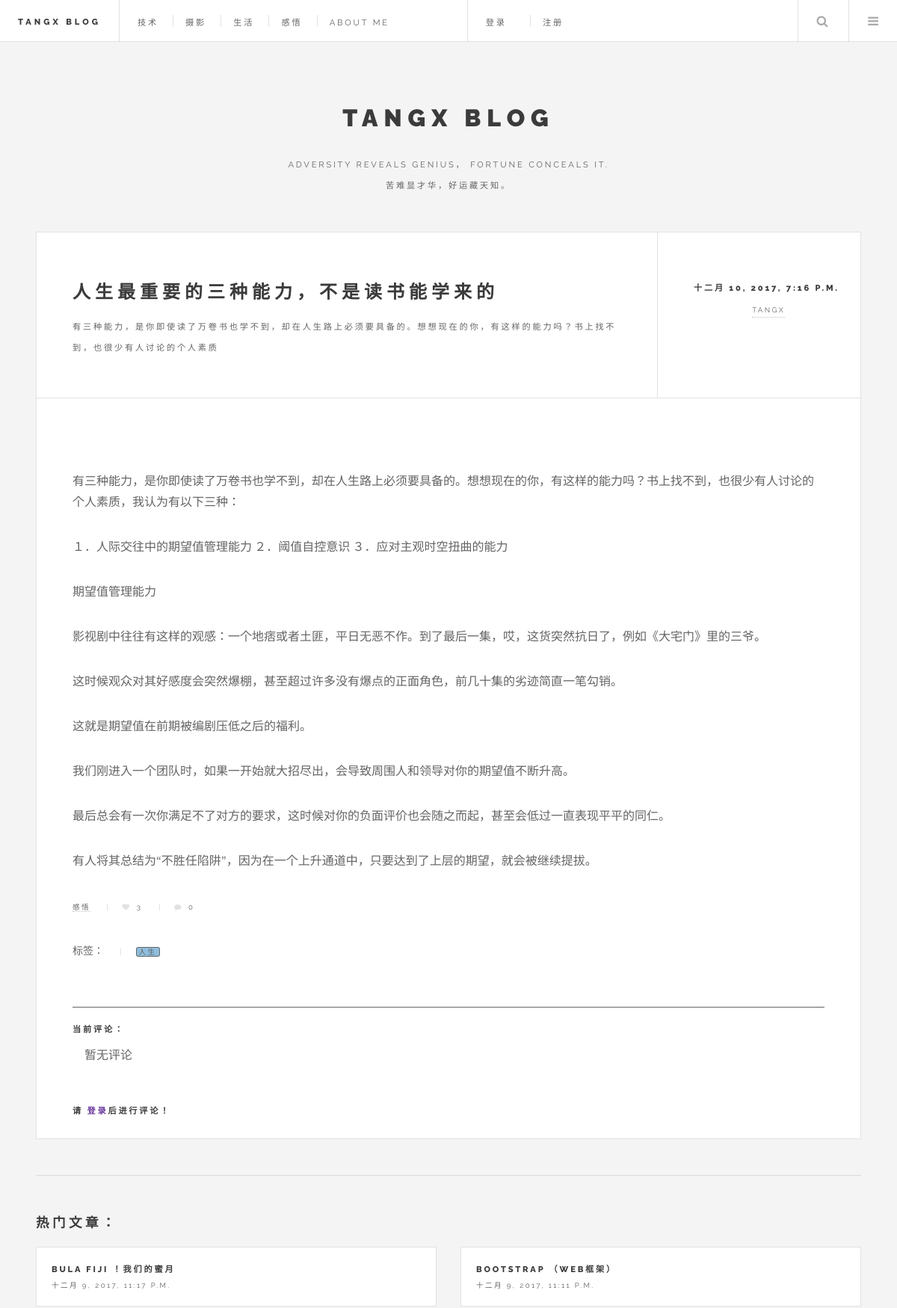
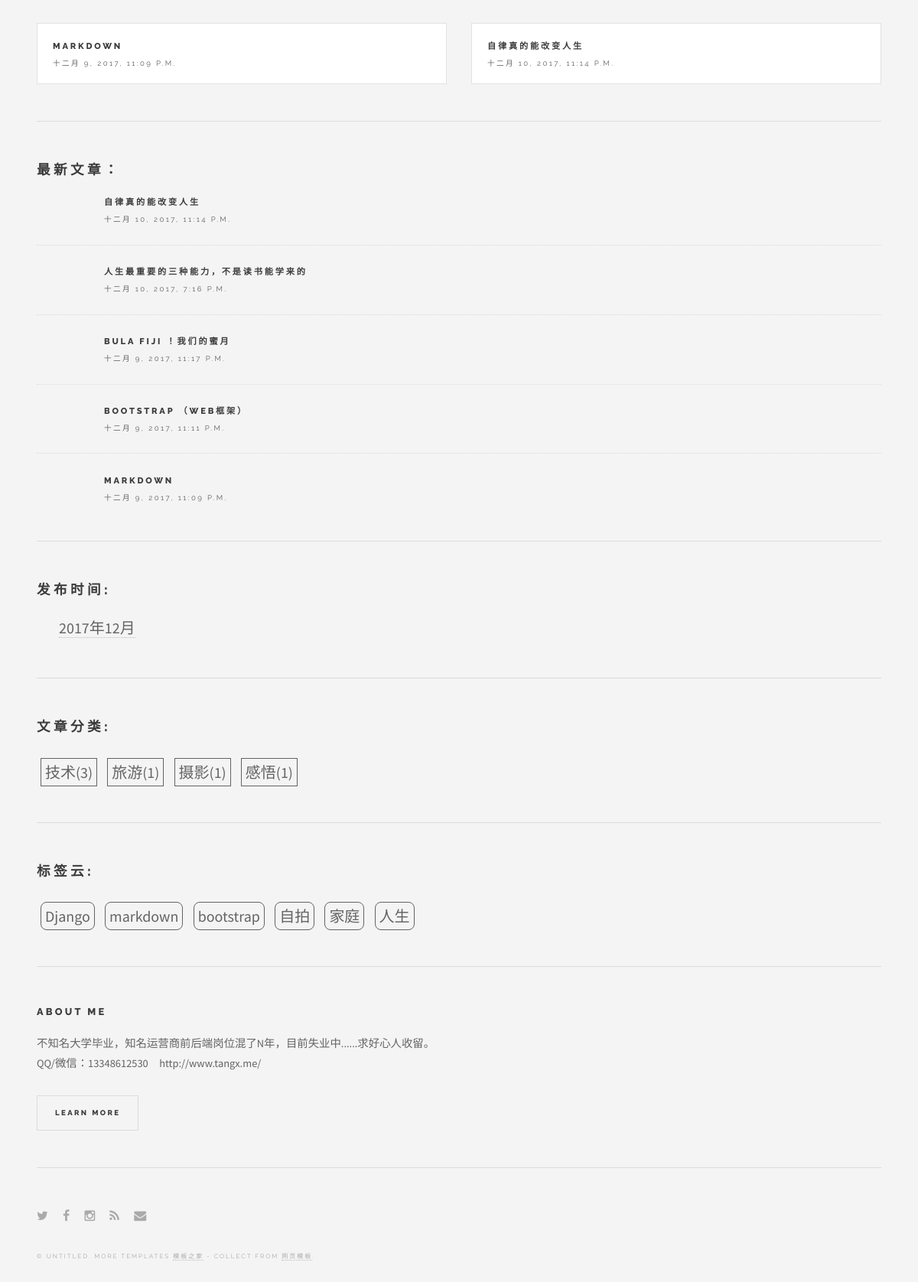
/post/5/, run on the app's committed database (2 pictures, top to bottom).
### blog/models.py (models this page shows, shortened)
class Post(models.Model):
    title = models.CharField(max_length=100)
    body = models.TextField()
    created_time = models.DateTimeField(auto_now_add=True)
    modified_time = models.DateTimeField(auto_now=True)
    excerpt = models.CharField(max_length=200,blank=True)
    category = models.ForeignKey('Category')
    tags = models.ManyToManyField('Tag')
    author = models.ForeignKey(User)
    views = models.PositiveIntegerField(default=0)
    img = models.ImageField(upload_to='avatar/post/%Y/%m/%d/',default='post.jpg')
    class Meta:
        ordering=['-created_time']
    def get_absolute_url(self):
        return reverse('blog:detail',kwargs={'pk':self.pk})
    def increase_views(self):
        self.views += 1
        self.save(update_fields=['views'])
    def save(self,*args,**kwargs):
        super().save(*args,**kwargs)

class Category(models.Model):
    name = models.CharField(max_length=30)
    def __str__(self):
        return self.name

class Tag(models.Model):
    name = models.CharField(max_length=30)

### users/models.py (models this page shows)
class User(AbstractUser):
    nickname = models.CharField(max_length=64,unique=True,db_index=True,verbose_name='昵称')
    signature = models.CharField(max_length=128,default='这家伙很懒什么都没有留下',verbose_name='个性签名')
    headshot = models.ImageField(upload_to='avatar/headshot/%Y/%m/%d/', default='default.jpg',verbose_name='头像')
    class Meta(AbstractUser.Meta):
        pass
    def __str__(self):
        return self.username

### blog/views.py (the view)
# urls.py: url('^post/(?P<pk>\d+)/$',PostDetailView.as_view(),name='detail'),
class PostDetailView(DetailView):
    model = Post
    template_name = 'blog/detail.html'
    context_object_name = 'post'
    def get(self, request, *args, **kwargs):
        response = super().get(request, *args, **kwargs)
        self.object.increase_views()
        return response
    def get_object(self, queryset=None):
        post = super().get_object(queryset=None)
        post.body = markdown.markdown(post.body,extensions=[
        'markdown.extensions.extra',
        'markdown.extensions.codehilite',
        'markdown.extensions.toc',
        ])
        return post
    def get_context_data(self, **kwargs):
        context = super().get_context_data(**kwargs)
        form = CommentForm()
        comment_list = self.object.comment_set.all()
        context.update({
         'form':form,
         'comment_list':comment_list
        })
        return context

### blog/templatetags/blog_tags.py (called while the page is built)
@register.simple_tag
def get_recent_post(num=5):
    return Post.objects.all().order_by('-created_time')[:num]

@register.simple_tag
def get_hot_post(num=4):
    return Post.objects.annotate(num_comments=Count('comment')).order_by('-num_comments')[:num]

@register.simple_tag
def archives():
    return Post.objects.dates('created_time','month',order='DESC')

@register.simple_tag
def get_category():
    return Category.objects.annotate(num_post=Count('post')).filter(num_post__gt=0)

@register.simple_tag
def get_tags():
    return Tag.objects.annotate(num_post=Count('post')).filter(num_post__gt=0)

### templates/blog/detail.html (shortened to what this page needs)
{% extends 'blog/base.html' %}
{% block main %}
      <article class="post">
								<header>
									<div class="title">
										<h2><a href="#">{{ post.title }}</a></h2>
										<p>{{ post.excerpt }}</p>
									</div>
									<div class="meta">
										<time class="published" datetime="{{ post.created_time }}">{{ post.created_time }}</time>
										<a href="#" class="author"><span class="name">{{ post.author }}</span><img src="{{ post.author.headshot.url }}" alt="" /></a>
									</div>
								</header>
								<p>{{ post.body|safe }}</p>
                                <footer>
									<ul class="stats">
										<li><a href="{% url 'blog:category' post.category.pk %}">{{ post.category }}</a></li>
										<li><a href="{{ post.get_absolute_url }}" class="icon fa-heart">{{ post.views }}</a></li>
										<li><a href="{{ post.get_absolute_url }}#comment-area" class="icon fa-comment">{{ post.comment_set.all.count }}</a></li>
									</ul>
								</footer>
                                <footer>
                                     <ul class="stats">
                                        <span style="font-size: 14px">标签：</span>
                                        {% for tag in post.tags.all %}
                                            <li ><a href="{% url 'blog:tags' tag.pk %}" style="padding:0px 3px;border-radius: 3px;border: 1px solid;background-color: #8fbede">{{ tag.name }}</a></li>
                                        {% endfor %}
                                    </ul>
                                </footer>
                                <div class="commentlist  " id="#comment-area">
                                        <h4>当前评论：</h4>
                                         <ul>
                                             {% for comment in comment_list %}
                                                 <li style="list-style: none;border-top: 1px dotted">
                                                    <div class="comment-header" style="padding: 10px"><span class="comment_userinfo" ><img src="{{ comment.user.headshot.url }} " height="30" width="30"/>
                                                    {{ comment.user.nickname }}</span><span class="comment_created_time" >{{ comment.created_time }}</span></div>
                                                    <p >{{ comment.text }}</p>
                                                 </li>
                                             {% empty %}
                                                 暂无评论
                                             {% endfor %}
                                         </ul>
                                </div>
                                {% if user.is_authenticated  %}
                                     <div class="mycomment">
                                         <li style="list-style: none">
                                             <a href="#"><img src="{{ user.headshot.url }} " height="30" width="30"/></a>
                                             <a href="#" data-hover="{{ user.username }}" style="font-size: 20px">{{ user.username }}</a>
                                         </li>
                                        <li style="list-style: none"><a href="#">{{ user.signature}}</a></li>
                                        <form action="{% url 'comments:post_comment' post.pk user.pk%}" method="post">
                                            {% csrf_token %}
                                            <div class="commentform">
                                                <label for="{{ form.text.id_for_label }}"><h5>评论：</h5></label>
                                                {{ form.text }}
                                                {{ form.text.errors }}
                                                <button type="submit" >发表</button>
                                            </div>
                                        </form>
                                     </div>
                                {% else %}
                                   <h4>请 <a href="{% url 'login' %}?next={{ request.path }}" style="color:rebeccapurple">登录</a>后进行评论！</h4>
                                {% endif %}
							</article>
{% endblock %}

### templates/blog/base.html (shortened to what this page needs)
{% load static %}
{% load blog_tags %}
<!DOCTYPE HTML>
<html>
	<head>
		<link rel="stylesheet" href="{% static 'assets/css/main.css'%}" />
        <link rel="stylesheet" href="{% static 'assets/highlights/github.css' %}">
	</head>
	<body>
			<div id="wrapper">
					<header id="header">
						<h1><a href="{% url 'blog:index' %}">Tangx Blog</a></h1>
						<nav class="links">
							<ul>
								<li><a href="{% url 'blog:category' 1 %}">技术</a></li>
								<li><a href="{% url 'photo:show' %}">摄影</a></li>
								<li><a href="#">生活</a></li>
								<li><a href="{% url 'blog:category' 5 %}">感悟</a></li>
								<li><a href="#">About Me</a></li>
							</ul>
						</nav>
                        <nav class="links usernav">
                           <ul>
                               {% if user.is_authenticated  %}
                                <li class="cl-effect-11"><a href="#"><img src="{{ user.headshot.url }} " height="30" width="30"/></a></li>
                                <li class="cl-effect-11"><a href="#" data-hover="{{ user.username }}">{{ user.username }}</a></li>
                                <li class="cl-effect-11"><a href="{% url 'logout' %}?next={{ request.path }}" data-hover="注销">注销</a></li>
                                <li class="cl-effect-11"><a href="{% url 'password_change' %}?next={{ request.path }}" data-hover="修改密码">修改密码</a></li>
                                 <li class="cl-effect-11"><a href="{% url 'blog:pubpost' user.pk %}" data-hover="发布">发布</a></li>
                            {% else %}
                                <li class="cl-effect-11" id="mylogin" style="width: 40px" >
                                    <a id='mylogina'style="width:36px;cursor: pointer;display: inline-block" >登录</a>
                                </li>
                                <li class="cl-effect-11"><a href="{% url 'users:register' %}?next={{ request.path }}" data-hover="注册">注册</a></li>
                            {% endif %}
                           </ul>
						</nav>
						<nav class="main">
							<ul>
								<li class="search">
									<a class="fa-search" href="#search">Search</a>
								</li>
								<li class="menu">
									<a class="fa-bars" href="#menu">Menu</a>
								</li>
							</ul>
						</nav>
					</header>
					<div id="main">
                        {% block main %}
                        {% endblock %}
					</div>
					<section id="sidebar">
							<section id="intro">
								<header>
									<h2>TANGX BLOG</h2>
									<p>Adversity reveals genius， fortune conceals it.<br>苦难显才华，好运藏天知。</p>
								</header>
							</section>
							<section>
                                <h2>热门文章：</h2>
								<div class="mini-posts">
										{% get_hot_post as hot_post_list%}
                                        {% for hot_post in hot_post_list %}
                                            <article class="mini-post">
											<header>
												<h3><a href="{{ hot_post.get_absolute_url }}">{{ hot_post.title }}</a></h3>
												<time class="published" datetime="{{ hot_post.created_time }}">{{ hot_post.created_time }}</time>
											</header>
										    </article>
                                        {% empty %}
                                            暂无blog文章发表
                                        {% endfor %}
								</div>
							</section>
							<section>
                                <h2>最新文章：</h2>
								<ul class="posts">
                                    {% get_recent_post as recent_post_list%}
                                        {% for recent_post in recent_post_list %}
                                           <li>
                                                <article>
                                                    <header>
                                                        <h3><a href="{{ recent_post.get_absolute_url }}">{{ recent_post.title }}</a></h3>
                                                        <time class="published" datetime="{{ recent_post.created_time }}">{{ recent_post.created_time }}</time>
                                                    </header>
                                                </article>
                                           </li>
                                        {% empty %}
                                            暂无blog文章发表
                                        {% endfor %}
								</ul>
							</section>
                           <section>
                               {% archives as date_list %}
                                <h2>发布时间:</h2>
                               <ul class="mysection ">
                                   {% for date in date_list %}
                                       <li><a href="{% url 'blog:archives' date.year date.month %}" style="font-size: 20px">{{ date.year }}年{{ date.month }}月</a></li>
                                   {% empty %}
                                       暂无时间分类
                                   {% endfor %}
                               </ul>
                           </section>
                           <section class="mysection mytag">
                               {% get_category as cate_list %}
                               <h2>文章分类:</h2>
                                <div>
                                   {% for cate in cate_list %}
                                      <li>
                                          <a href="{% url 'blog:category' cate.pk %}" >{{ cate.name }}<span>({{ cate.num_post }})</span></a>
                                      </li>
                                   {% empty %}
                                       暂无时间分类
                                   {% endfor %}
                                </div>
                           </section>
                           <section class="mysection mytag">
                               {% get_tags as tags_list %}
                               <h2>标签云:</h2>
                                <div>
                                   {% for tag in tags_list %}
                                      <li >
                                          <a href="{% url 'blog:tags' tag.pk %}" style="border-radius: 8px">{{ tag.name }}</a>
                                      </li>
                                   {% empty %}
                                       暂无时间分类
                                   {% endfor %}
                                </div>
                           </section>
							<section class="blurb">
								<h2>About Me</h2>
								<p>不知名大学毕业，知名运营商前后端岗位混了N年，目前失业中......求好心人收留。<br> QQ/微信：13348612530 &nbsp;&nbsp;&nbsp;&nbsp;http://www.tangx.me/</p>
								<ul class="actions">
									<li><a href="#" class="button">Learn More</a></li>
								</ul>
							</section>
							<section id="footer">
								<ul class="icons">
									<li><a href="#" class="fa-twitter"><span class="label">Twitter</span></a></li>
									<li><a href="#" class="fa-facebook"><span class="label">Facebook</span></a></li>
									<li><a href="#" class="fa-instagram"><span class="label">Instagram</span></a></li>
									<li><a href="{% url 'rss' %}" class="fa-rss"><span class="label">RSS</span></a></li>
									<li><a href="#" class="fa-envelope"><span class="label">Email</span></a></li>
								</ul>
								<p class="copyright">&copy; Untitled. More Templates <a href="http://www.cssmoban.com/" target="_blank" title="模板之家">模板之家</a> - Collect from <a href="http://www.cssmoban.com/" title="网页模板" target="_blank">网页模板</a>.</p>
							</section>
					</section>
			</div>
	</body>
</html>

### templates/blog/base.html (style rules this page uses)
.mysection li { list-style: none }
.mysection a { margin: 5px;font-size: 20px; }
.mytag a { border: 1px solid;padding: 5px; }
.mytag li { display: inline-block;margin-top: 10px }
.commentlist { padding: 20px 0px;margin-top: 30px;border-top:1px solid }
#mylogin { width: 30px;height: 56px }

### data on the page
Post: title "人生最重要的三种能力，不是读书能学来的", excerpt "有三种能力，是你即使读了万卷书也学不到，却在人生路上必须要具备的。想想现在的你，有这样的能力吗？书上找不到，也很少有人讨论的个人素质", created_time "十二月 10, 2017, 7:16 P.M.", author "TANGX", body "有三种能力，是你即使读了万卷书也学不到，却在人生路上必须要具备的。想想现在的你，有这样的能力吗？书上找不到，也很少有人讨论的个人素质，我认为有以下三种： １．人际交往中的期望值管理能力 ２．阈值自控意识 ３．应对主观时空扭曲的能力 期望值管理能力 影视剧中往往有这样的观感：一个地痞或者土匪，平日无恶不作。到了最后一集，哎，这货突然抗日了，例如《大宅门》里的三爷。 这时候观众对其好感度会突然爆棚，甚至超过许多没有爆点的正面角色，前几十集的劣迹简直一笔勾销。 这就是期望值在前期被编剧压低之后的福利。 我们刚进入一个团队时，如果一开始就大招尽出，会导致周围人和领导对你的期望值不断升高。 最后总会有一次你满足不了对方的要求，这时候对你的负面评价也会随之而起，甚至会低过一直表现平平的同仁。 有人将其总结为“不胜任陷阱”，因为在一个上升通道中，只要达到了上层的期望，就会被继续提拔。", category "感悟", views "3", comment_set.all.count "0"
Tag: name "人生"
Post: title "BULA FIJI ！我们的蜜月", created_time "十二月 9, 2017, 11:17 P.M."
Post: title "BOOTSTRAP （WEB框架）", created_time "十二月 9, 2017, 11:11 P.M."
Post: title "MARKDOWN", created_time "十二月 9, 2017, 11:09 P.M."
Post: title "自律真的能改变人生", created_time "十二月 10, 2017, 11:14 P.M."
Category: name "技术", num_post "3"
Category: name "旅游", num_post "1"
Category: name "摄影", num_post "1"
Category: name "感悟", num_post "1"
Tag: name "Django"
Tag: name "markdown"
Tag: name "bootstrap"
Tag: name "自拍"
Tag: name "家庭"

### other printed values
{{ date.year }} "2017"
{{ date.month }} "12"
